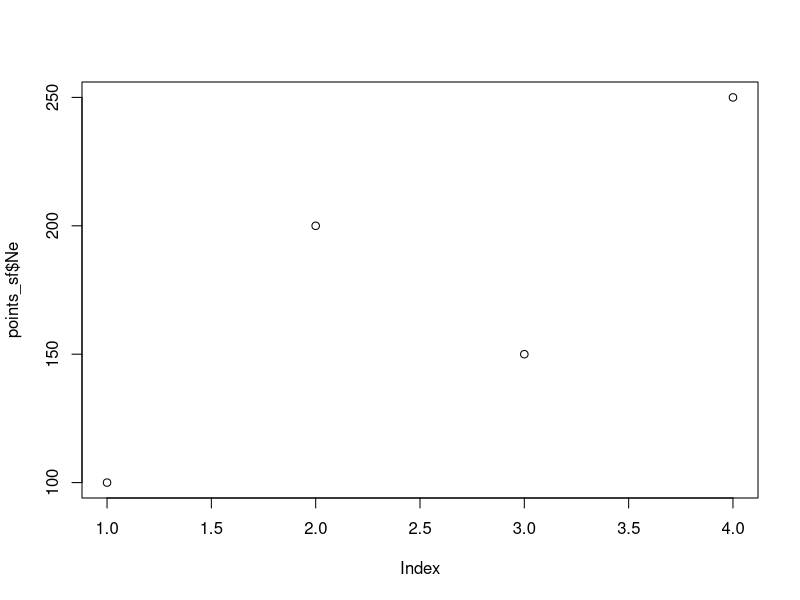
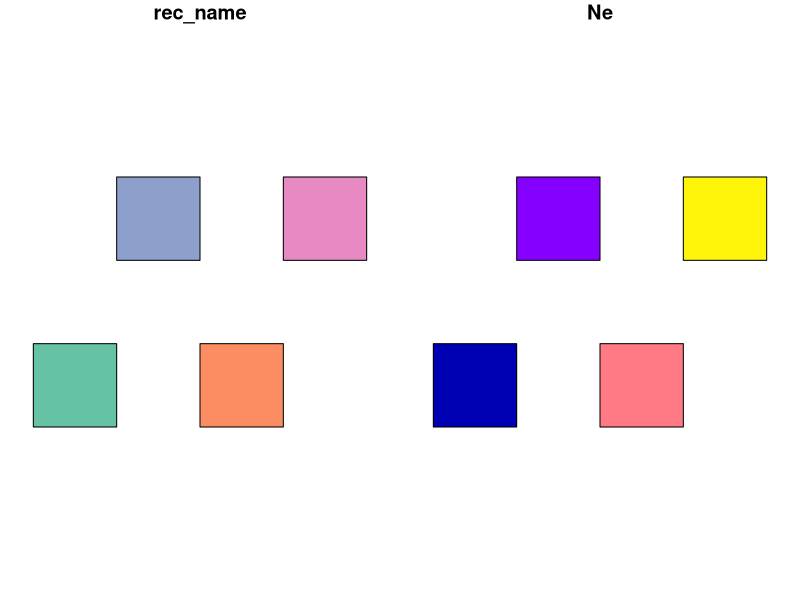

These figures' R source, in order:
library(sf)

##### Example data 1 (GIS data (points)) #####

#here, original data given in table and convert to GIS object (st_points)
#instead, you can import GIS files like .shp by st_read function

points_df <- data.frame(rec_name = paste("record", c(1:4), sep=""), Ne = c(100, 200, 150, 250), 
			x = c(1, 2, 3, 4), y = c(1, 3, 2, 4)) 
print(points_df)

#makes GIS (sf points) object from the data.frame

points_sf <- st_as_sf(points_df, coords = c("x", "y"))

plot(points_sf$Ne)

##### Example data 2 (GIS data (polygon)) ####

record1 <- st_polygon(list(rbind(c(0, 0), c(0, 1), c(1, 1), c(1, 0), c(0, 0)))) 
record2 <- st_polygon(list(rbind(c(2, 0), c(2, 1), c(3, 1), c(3, 0), c(2, 0)))) 
record3 <- st_polygon(list(rbind(c(1, 2), c(1, 3), c(2, 3), c(2, 2), c(1, 2)))) 
record4 <- st_polygon(list(rbind(c(3, 2), c(3, 3), c(4, 3), c(4, 2), c(3, 2)))) 
polys <- st_sf(geometry = st_sfc(record1, record2, record3, record4), 
			rec_name = paste("record", c(1:4), sep=""), Ne = c(100, 200, 150, 250)) 

plot(polys)

##### Set the parameter

dist_thre <- 2  #threshold for dispersal distance

param_decay <- 0.7 
#if you prefer distance decay instead of simple thresholding
#param_decay = 0.7 results in distance decay of ca. 0.5 for a unit distance (dist=1) 

###### 
# Function to calculate distance-dependent weight (default is threshold function by dispersal distance) 

distanceDecay <- function(d, dist_thre=NULL, param_decay=NULL, method="threshold"){
	#method: could be "threshold" or "exponential" 
	#param_decay: parameter for distance decay (the smaller the value, the slower the decay)

	if(method=="threshold"){
		weight <- (d <= dist_thre)*1
	} 

	if(method=="exponential") {
		weight <- exp(param_decay*(-1)*d)
	}

	return(weight)
}


##### Calculate distance between point or polygons 

dists <- st_distance(points_sf) 

#dists <- st_distance(polys)
# in the case of polygon

print(dists)

##### Calculate distance-decay weight (here, 0 or 1 by threshold distance)

dist_weight <- distanceDecay(dists,dist_thre)

#dist_weight <- distanceDecay(dists,param_decay=param_decay, method="exponential")
#in the case of distance decay weight with exponential function

print(dist_weight)

##### Calculate the neighbor Ne 

neighbor_Ne <- colSums(points_df$Ne * dist_weight)
names(neighbor_Ne) <- points_df$rec_name

print(neighbor_Ne) 

##### Calcurate the Ne fragmentation index

sum(neighbor_Ne>500)/length(neighbor_Ne)
# it should be > 5000 when the population size is Nc
